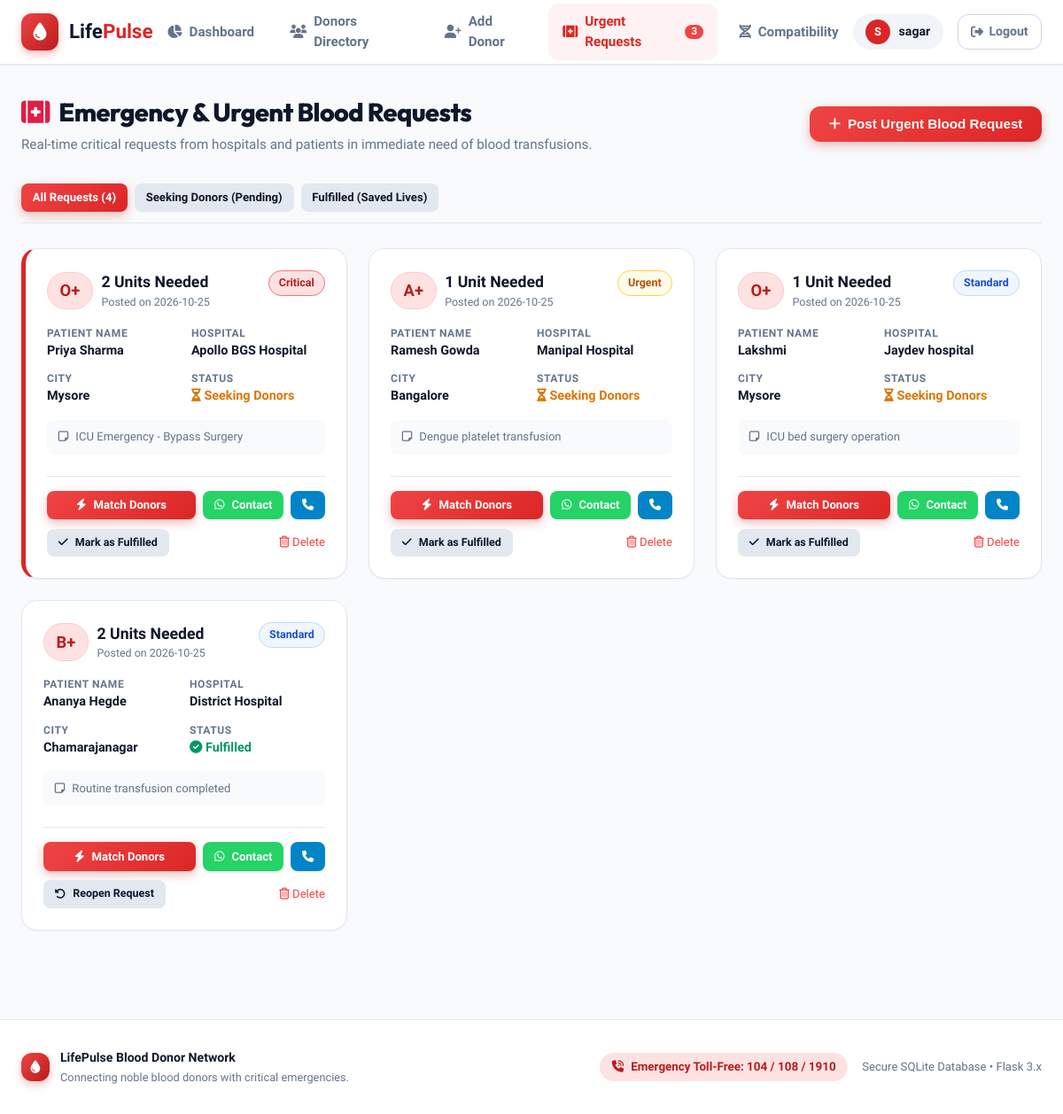
Screenshot of /requests (signed in) with the database file from the repository.
### tables this page shows
CREATE TABLE blood_requests(
        id INTEGER PRIMARY KEY AUTOINCREMENT,
        patient_name TEXT NOT NULL,
        blood_group TEXT NOT NULL,
        units INTEGER NOT NULL DEFAULT 1,
        hospital TEXT NOT NULL,
        city TEXT NOT NULL,
        contact_phone TEXT NOT NULL,
        urgency TEXT NOT NULL DEFAULT 'Urgent',
        status TEXT NOT NULL DEFAULT 'Pending',
        notes TEXT DEFAULT '',
        created_at TIMESTAMP DEFAULT CURRENT_TIMESTAMP
    );

### app.py (the view)
@app.route("/requests")
def view_requests():
    if "user" not in session:
        return redirect("/login")
    status_filter = request.args.get("status", "").strip()
    conn = get_db()
    c = conn.cursor()
    if status_filter:
        c.execute("""
        SELECT * FROM blood_requests
        WHERE status=?
        ORDER BY CASE WHEN urgency='Critical' THEN 1 WHEN urgency='Urgent' THEN 2 ELSE 3 END, id DESC
        """, (status_filter,))
    else:
        c.execute("""
        SELECT * FROM blood_requests
        ORDER BY CASE WHEN status='Pending' THEN 1 ELSE 2 END,
                 CASE WHEN urgency='Critical' THEN 1 WHEN urgency='Urgent' THEN 2 ELSE 3 END,
                 id DESC
        """)
    blood_reqs = c.fetchall()
    conn.close()
    return render_template("requests.html", requests=blood_reqs, filter_status=status_filter)

### app.py (called while the page is built)
def get_db():
    conn = sqlite3.connect(DATABASE)
    conn.row_factory = sqlite3.Row
    return conn

@app.context_processor
def inject_global_data():
    pending_count = 0
    if "user" in session:
        try:
            conn = get_db()
            c = conn.cursor()
            c.execute("SELECT COUNT(*) as cnt FROM blood_requests WHERE status='Pending'")
            row = c.fetchone()
            if row:
                pending_count = row["cnt"]
            conn.close()
        except:
            pass
    return dict(pending_requests_count=pending_count)

### templates/requests.html (shortened to what this page needs)
{% extends "base.html" %}
{% block content %}
<div style="display: flex; justify-content: space-between; align-items: center; margin-bottom: 2rem; flex-wrap: wrap; gap: 1rem;">
    <div>
        <h1 style="font-size: 1.8rem; font-weight: 800; color: var(--secondary); display: flex; align-items: center; gap: 0.65rem;">
            <i class="fa-solid fa-kit-medical" style="color: #e11d48;"></i>
            Emergency & Urgent Blood Requests
        </h1>
        <p style="color: var(--text-muted); font-size: 0.95rem; margin-top: 0.25rem;">
            Real-time critical requests from hospitals and patients in immediate need of blood transfusions.
        </p>
    </div>
    <button onclick="openRequestModal()" class="btn btn-primary">
        <i class="fa-solid fa-plus"></i> Post Urgent Blood Request
    </button>
</div>
<div style="display: flex; gap: 0.5rem; margin-bottom: 1.75rem; border-bottom: 1px solid var(--border); padding-bottom: 0.75rem;">
    <a href="/requests" class="btn btn-sm {% if not filter_status %}btn-primary{% else %}btn-secondary{% endif %}">
        All Requests ({{ requests|length }})
    </a>
    <a href="/requests?status=Pending" class="btn btn-sm {% if filter_status == 'Pending' %}btn-primary{% else %}btn-secondary{% endif %}">
        Seeking Donors (Pending)
    </a>
    <a href="/requests?status=Fulfilled" class="btn btn-sm {% if filter_status == 'Fulfilled' %}btn-primary{% else %}btn-secondary{% endif %}">
        Fulfilled (Saved Lives)
    </a>
</div>
{% if requests and requests|length > 0 %}
<div class="requests-grid">
    {% for req in requests %}
    <div class="request-card {% if req.urgency == 'Critical' and req.status == 'Pending' %}urgent-border{% endif %}">
        <div>
            <div class="request-header">
                <div style="display: flex; align-items: center; gap: 0.6rem;">
                    <span class="blood-pill" style="font-size: 1.15rem; padding: 0.4rem 0.85rem;">
                        {{ req.blood_group }}
                    </span>
                    <div>
                        <div style="font-size: 1.1rem; font-weight: 800; color: var(--secondary);">
                            {{ req.units }} Unit{{ 's' if req.units > 1 else '' }} Needed
                        </div>
                        <div style="font-size: 0.78rem; color: var(--text-muted);">
                            Posted on {{ req.created_at[:10] if req.created_at else 'Recent' }}
                        </div>
                    </div>
                </div>
                <div>
                    <span class="status-badge {% if req.urgency == 'Critical' %}urgency-critical{% elif req.urgency == 'Urgent' %}urgency-urgent{% else %}urgency-standard{% endif %}">
                        {{ req.urgency }}
                    </span>
                </div>
            </div>
            <div class="request-details">
                <div class="detail-item">
                    <span class="detail-label">Patient Name</span>
                    <span class="detail-val">{{ req.patient_name }}</span>
                </div>
                <div class="detail-item">
                    <span class="detail-label">Hospital</span>
                    <span class="detail-val">{{ req.hospital }}</span>
                </div>
                <div class="detail-item">
                    <span class="detail-label">City</span>
                    <span class="detail-val">{{ req.city|title }}</span>
                </div>
                <div class="detail-item">
                    <span class="detail-label">Status</span>
                    <span class="detail-val">
                        {% if req.status == 'Fulfilled' %}
                            <span style="color: #059669;"><i class="fa-solid fa-circle-check"></i> Fulfilled</span>
                        {% else %}
                            <span style="color: #d97706;"><i class="fa-solid fa-hourglass-half"></i> Seeking Donors</span>
                        {% endif %}
                    </span>
                </div>
            </div>
            {% if req.notes %}
            <div style="background: #f8fafc; border-radius: var(--radius-sm); padding: 0.6rem 0.8rem; font-size: 0.82rem; color: var(--text-muted); margin-bottom: 1rem;">
                <i class="fa-regular fa-note-sticky" style="margin-right: 0.3rem;"></i> {{ req.notes }}
            </div>
            {% endif %}
        </div>
        <div style="border-top: 1px solid var(--border); padding-top: 1rem; margin-top: 0.5rem; display: flex; flex-direction: column; gap: 0.65rem;">
            <div style="display: flex; gap: 0.5rem;">
                <a href="/compatibility?blood={{ req.blood_group|urlencode }}" class="btn btn-sm btn-primary" style="flex: 1;" title="Find compatible donors for this blood group">
                    <i class="fa-solid fa-bolt"></i> Match Donors
                </a>
                <a href="https://wa.me/91{{ req.contact_phone|replace(' ', '')|replace('-', '') }}?text=Hello%2C%20regarding%20the%20blood%20request%20for%20{{ req.patient_name }}%20({{ req.blood_group }}%2C%20{{ req.units }}%20units)%20at%20{{ req.hospital }}."
                   target="_blank" class="btn btn-sm btn-whatsapp" title="WhatsApp Coordinator">
                    <i class="fa-brands fa-whatsapp"></i> Contact
                </a>
                <a href="tel:{{ req.contact_phone }}" class="btn btn-sm btn-call" title="Call Contact Person">
                    <i class="fa-solid fa-phone"></i>
                </a>
            </div>
            <div style="display: flex; justify-content: space-between; align-items: center; font-size: 0.82rem;">
                <div>
                    {% if req.status == 'Pending' %}
                        <a href="/requests/status/{{ req.id }}/Fulfilled" class="btn btn-sm btn-secondary" style="font-size: 0.78rem;">
                            <i class="fa-solid fa-check"></i> Mark as Fulfilled
                        </a>
                    {% else %}
                        <a href="/requests/status/{{ req.id }}/Pending" class="btn btn-sm btn-secondary" style="font-size: 0.78rem;">
                            <i class="fa-solid fa-rotate-left"></i> Reopen Request
                        </a>
                    {% endif %}
                </div>
                <div>
                    <a href="/requests/delete/{{ req.id }}" onclick="return confirm('Delete this blood request?')" style="color: #ef4444;" title="Delete Request">
                        <i class="fa-regular fa-trash-can"></i> Delete
                    </a>
                </div>
            </div>
        </div>
    </div>
    {% endfor %}
</div>
{% endif %}
{% endblock %}

### static/style.css (style rules this page uses)
:root { --primary: #dc2626; --primary-hover: #b91c1c; --primary-light: #fef2f2; --primary-glow: rgba(220, 38, 38, 0.25); --secondary: #0f172a; --secondary-light: #1e293b; --accent: #e11d48; --accent-soft: #ffe4e6; --success: #10b981; --success-light: #ecfdf5; --warning: #f59e0b; --warning-light: #fffbeb; --danger: #ef4444; --danger-light: #fef2f2; --info: #3b82f6; --info-light: #eff6ff; --bg-main: #f8fafc; --card-bg: #ffffff; --border: #e2e8f0; --text-main: #0f172a; --text-muted: #64748b; --text-subtle: #94a3b8; --radius-sm: 8px; --radius-md: 12px; --radius-lg: 18px; --radius-xl: 24px; --shadow-sm: 0 1px 2px 0 rgba(0, 0, 0, 0.05); --shadow-md: 0 4px 6px -1px rgba(0, 0, 0, 0.08), 0 2px 4px -2px rgba(0, 0, 0, 0.05); --shadow-lg: 0 10px 15px -3px rgba(0, 0, 0, 0.08), 0 4px 6px -4px rgba(0, 0, 0, 0.04); --shadow-xl: 0 20px 25px -5px rgba(0, 0, 0, 0.1), 0 8px 10px -6px rgba(0, 0, 0, 0.05); --shadow-glow: 0 0 25px var(--primary-glow); }
* { margin: 0; padding: 0; box-sizing: border-box; }
body { font-family: 'Plus Jakarta Sans', -apple-system, BlinkMacSystemFont, 'Segoe UI', Roboto, sans-serif; background-color: var(--bg-main); color: var(--text-main); min-height: 100vh; display: flex; flex-direction: column; line-height: 1.5; -webkit-font-smoothing: antialiased; }
h1, h2, h3, h4, .brand-font { font-family: 'Outfit', 'Plus Jakarta Sans', sans-serif; letter-spacing: -0.02em; }
a { color: var(--primary); text-decoration: none; transition: all 0.2s ease; }
.btn { display: inline-flex; align-items: center; justify-content: center; gap: 0.5rem; padding: 0.7rem 1.35rem; border-radius: var(--radius-md); font-size: 0.95rem; font-weight: 600; cursor: pointer; border: none; transition: all 0.2s cubic-bezier(0.4, 0, 0.2, 1); text-decoration: none; }
.btn-primary { background: linear-gradient(135deg, #ef4444, #dc2626); color: white; box-shadow: 0 4px 12px rgba(220, 38, 38, 0.3); }
.btn-secondary { background: #e2e8f0; color: var(--secondary); }
.btn-sm { padding: 0.4rem 0.8rem; font-size: 0.82rem; border-radius: var(--radius-sm); }
.btn-whatsapp { background: #25d366; color: white; }
.btn-call { background: #0284c7; color: white; }
.blood-pill { display: inline-flex; align-items: center; justify-content: center; padding: 0.25rem 0.65rem; border-radius: 9999px; background: #fee2e2; color: #b91c1c; font-weight: 800; font-size: 0.85rem; border: 1px solid #fecaca; }
.status-badge { display: inline-flex; align-items: center; gap: 0.35rem; padding: 0.25rem 0.7rem; border-radius: 9999px; font-size: 0.78rem; font-weight: 600; }
.urgency-critical { background: #fee2e2; color: #b91c1c; border: 1px solid #f87171; animation: pulse-border 1.8s infinite; }
.urgency-urgent { background: #fffbeb; color: #b45309; border: 1px solid #fcd34d; }
.urgency-standard { background: #eff6ff; color: #1d4ed8; border: 1px solid #bfdbfe; }
.requests-grid { display: grid; grid-template-columns: repeat(auto-fill, minmax(360px, 1fr)); gap: 1.5rem; margin-bottom: 2.25rem; }
.request-card { background: white; border: 1px solid var(--border); border-radius: var(--radius-lg); padding: 1.5rem; box-shadow: var(--shadow-sm); display: flex; flex-direction: column; justify-content: space-between; position: relative; transition: all 0.2s ease; }
.request-card.urgent-border { border-left: 5px solid #dc2626; }
.request-header { display: flex; justify-content: space-between; align-items: flex-start; margin-bottom: 1rem; }
.request-details { display: grid; grid-template-columns: 1fr 1fr; gap: 0.75rem; margin: 1rem 0; font-size: 0.9rem; }
.detail-item { display: flex; flex-direction: column; }
.detail-label { font-size: 0.75rem; color: var(--text-muted); text-transform: uppercase; letter-spacing: 0.05em; font-weight: 600; }
.detail-val { font-weight: 600; color: var(--secondary); }

### rows the page displays
blood_requests: blood_group "O+", units "2", units "s", created_at "2026-10-25", urgency "Critical", patient_name "Priya Sharma", hospital "Apollo BGS Hospital", city "Mysore", status "Pending" (drawn), notes "ICU Emergency - Bypass Surgery"
blood_requests: blood_group "A+", units "1", created_at "2026-10-25", urgency "Urgent", patient_name "Ramesh Gowda", hospital "Manipal Hospital", city "Bangalore", status "Pending" (drawn), notes "Dengue platelet transfusion"
blood_requests: blood_group "O+", units "1", created_at "2026-10-25", urgency "Standard", patient_name "Lakshmi", hospital "Jaydev hospital", city "Mysore", status "Pending" (drawn), notes "ICU bed surgery operation"
blood_requests: blood_group "B+", units "2", units "s", created_at "2026-10-25", urgency "Standard", patient_name "Ananya Hegde", hospital "District Hospital", city "Chamarajanagar", status "Fulfilled" (drawn), notes "Routine transfusion completed"

### other values shown
{{ pending_requests_count }} "3"
{{ session.get('user', 'U')[0]|upper }} "S"
{{ session.get('user') }} "sagar"
{{ requests|length }} "4"
